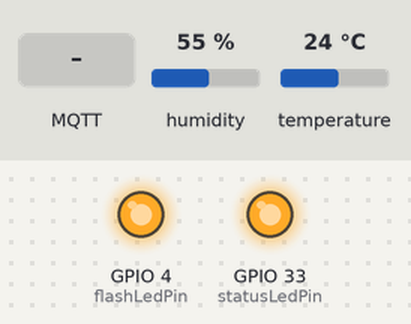
Bench run of a sketch on a simulated ESP32. Shown: output pins drawn as LEDs (lit = HIGH). The test bench sets the inputs (shaded band); at power-on: humidity 55 %, temperature 24 °C. WiFi joins after 1.5 s; servers stay silent unless stated; no MQTT or app messages arrive unless stated; what the sketch prints to the serial monitor is not drawn.

Above: at 5.2 s.
5.3 s: MQTT message "true" arrives on the first subscribed topic
At 6.3 s:
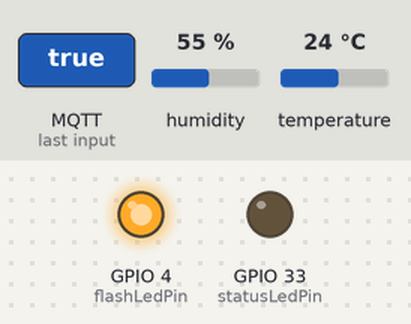
8.3 s: MQTT message "false" arrives on the first subscribed topic
At 8.6 s:
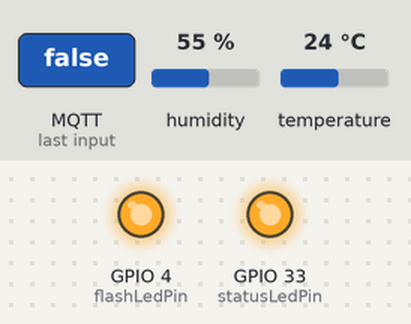
Timing chart, 0 to 11.3 s (numbered marks = the images above; inputs shaded):
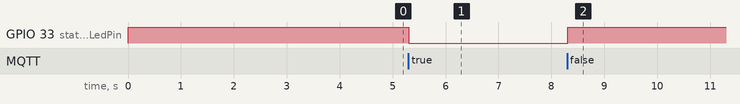

Measured:
- after the input at 5.3 s, GPIO 33 (statusLedPin): HIGH → LOW at once
- after the input at 8.3 s, GPIO 33 (statusLedPin): LOW → HIGH at once

The sketch:

sensorToMQTT.ino
```cpp
/*
 * Envio de datos de sensor DHT11 por MQTT
 *
 * Por: Víctor Estupiñán Álvarez
 * Fecha: 28/07/2021
 *
 * Componente     PinESP32CAM     Estados lógicos
 * ledStatus------GPIO 33---------On=>LOW, Off=>HIGH
 * ledFlash-------GPIO 4----------On=>HIGH, Off=>LOW
 *
 * Este programa envia los datos capturados por el sensor DHT11 a traves de internet. Los datos
 * son de temperatura y humedad, el envio lo realiza por medio del protocolo MQTT. Para poder
 * comprobar el funcionamiento de este programa, puede conectarse a un broker y usar NodeRed para
 * visualzar que la información se está recibiendo correctamente ó bien suscribirse a los temas
 * utilizados en este programa desde la Terminal. Este programa requiere un sensor DHT11, por lo
 * que es necesario instalar la biblioteca DHT sensor library para manipular los datos capturados
 * por el sensor de temperatura y humedad.
 */


//Bibliotecas
#include <WiFi.h>  // Biblioteca para el control de WiFi
#include <PubSubClient.h> //Biblioteca para conexion MQTT
#include "DHT.h"// Biblioteca para poder capturar las lecturas del sensor
#include "string.h" // Biblioteca para manipular strings
#include "iostream"

//Constantes DHT
#define DHTTYPE DHT11//Constante para el tipo de sensor DHT que se usará, en este caso el sensor a usar es DHT11
#define DHTPIN 14//Constante que define el pin que se utilizara en la ESP32CAM

//Objeto dht
DHT dht(DHTPIN, DHTTYPE);//Definicion de objeto tipo DHT con las constantes anteriores

//Datos de WiFi
const char* ssid = "**********";  // Aquí debes poner el nombre de tu red
const char* password = "**********";  // Aquí debes poner la contraseña de tu red

//Datos del broker MQTT
const char* mqtt_server = "127.0.0.1"; // Si estas en una red local, coloca la IP asignada, en caso contrario, coloca la IP publica
IPAddress server(127,0,0,1);

// Objetos
WiFiClient espClient; // Este objeto maneja los datos de conexion WiFi
PubSubClient client(espClient); // Este objeto maneja los datos de conexion al broker

// Variables
int flashLedPin = 4;  // Para indicar el estatus de conexión
int statusLedPin = 33; // Para ser controlado por MQTT
long timeNow, timeLast; // Variables de control de tiempo no bloqueante
int data = 0; // Contador
int wait = 5000;  // Indica la espera cada 5 segundos para envío de mensajes MQTT

// Inicialización del programa
void setup() {
  // Iniciar comunicación serial
  Serial.begin (115200);
  pinMode (flashLedPin, OUTPUT);
  pinMode (statusLedPin, OUTPUT);
  digitalWrite (flashLedPin, LOW);
  digitalWrite (statusLedPin, HIGH);

  Serial.println();
  Serial.println();
  Serial.print("Conectar a ");
  Serial.println(ssid);

  WiFi.begin(ssid, password); // Esta es la función que realiz la conexión a WiFi

  while (WiFi.status() != WL_CONNECTED) { // Este bucle espera a que se realice la conexión
    digitalWrite (flashLedPin, HIGH);
    delay(500); //dado que es de suma importancia esperar a la conexión, debe usarse espera bloqueante
    digitalWrite (flashLedPin, LOW);
    Serial.print(".");  // Indicador de progreso
    delay (5);
  }

  // Cuando se haya logrado la conexión, el programa avanzará, por lo tanto, puede informarse lo siguiente
  Serial.println();
  Serial.println("WiFi conectado");
  Serial.println("Direccion IP: ");
  Serial.println(WiFi.localIP());

  // Si se logro la conexión, encender led
  if (WiFi.status () > 0){
    digitalWrite (flashLedPin, HIGH);
  }

  delay (1000); // Esta espera es solo una formalidad antes de iniciar la comunicación con el broker

  // Conexión con el broker MQTT
  client.setServer(server, 1883); // Conectarse a la IP del broker en el puerto indicado
  client.setCallback(callback); // Activar función de CallBack, permite recibir mensajes MQTT y ejecutar funciones a partir de ellos
  delay(1500);  // Esta espera es preventiva, espera a la conexión para no perder información

  //Inicializacion del objeto DHT para las condiciones iniciales
  dht.begin();

  timeLast = millis (); // Inicia el control de tiempo
}// fin del void setup ()

// Cuerpo del programa, bucle principal
void loop() {
  //Verificar siempre que haya conexión al broker
  if (!client.connected()) {
    reconnect();  // En caso de que no haya conexión, ejecutar la función de reconexión, definida despues del void setup ()
  }// fin del if (!client.connected())
  client.loop(); // Esta función es muy importante, ejecuta de manera no bloqueante las funciones necesarias para la comunicación con el broker

  timeNow = millis(); // Control de tiempo para esperas no bloqueantes
  if (timeNow - timeLast > wait) { // Manda un mensaje por MQTT cada cinco segundos
    timeLast = timeNow; // Actualización de seguimiento de tiempo

    //Esta funcion del objeto dht permite realizar la lectura de la humedad
    float h = dht.readHumidity();//Leer la humedad

    //Esta funcion del objeto dht permite realizar la lectura de la temperatura
    float t = dht.readTemperature();//Leer temperatura en °C

    //Comprueba si ah habido un error de lectura
    if( isnan(h) || isnan(t) ){
      Serial.println("Ocurrio un error en la lectura");
      return;
    }

    //Se prepara el mensaje a enviar
    std::string msj = "Temperatura: " + std::to_string(t);
    client.publish("esp32/data/temperatura", msj.c_str());// Esta funcion publica los datos por MQTT, el primer parametro es el tema y el segundo parametro es el mensaje a enviar

    msj = "Humedad: " + std::to_string(h); // Se modifica la variable msj para que solo contenga la lectura de la Humedad
    client.publish("esp32/data/humedad", msj.c_str());// Se publica el valor de la humedad leida por el sensor DHT 11 al tema /esp32/data/humedad

  }// fin del if (timeNow - timeLast > wait)
}// fin del void loop ()

// Funciones de usuario

// Esta función permite tomar acciones en caso de que se reciba un mensaje correspondiente a un tema al cual se hará una suscripción
void callback(char* topic, byte* message, unsigned int length) {

  // Indicar por serial que llegó un mensaje
  Serial.print("Llegó un mensaje en el tema: ");
  Serial.print(topic);

  // Concatenar los mensajes recibidos para conformarlos como una varialbe String
  String messageTemp; // Se declara la variable en la cual se generará el mensaje completo
  for (int i = 0; i < length; i++) {  // Se imprime y concatena el mensaje
    Serial.print((char)message[i]);
    messageTemp += (char)message[i];
  }

  // Se comprueba que el mensaje se haya concatenado correctamente
  Serial.println();
  Serial.print ("Mensaje concatenado en una sola variable: ");
  Serial.println (messageTemp);

  // En esta parte puedes agregar las funciones que requieras para actuar segun lo necesites al recibir un mensaje MQTT

  // Ejemplo, en caso de recibir el mensaje true - false, se cambiará el estado del led soldado en la placa.
  // El ESP323CAM está suscrito al tema esp/output
  if (String(topic) == "esp32/output") {  // En caso de recibirse mensaje en el tema esp32/output
    if(messageTemp == "true"){
      Serial.println("Led encendido");
      digitalWrite(statusLedPin, LOW);
    }// fin del if (String(topic) == "esp32/output")
    else if(messageTemp == "false"){
      Serial.println("Led apagado");
      digitalWrite(statusLedPin, HIGH);
    }// fin del else if(messageTemp == "false")
  }// fin del if (String(topic) == "esp32/output")
}// fin del void callback

// Función para reconectarse
void reconnect() {
  // Bucle hasta lograr conexión
  while (!client.connected()) { // Pregunta si hay conexión
    Serial.print("Tratando de contectarse...");
    // Intentar reconexión
    if (client.connect("ESP32CAMClient")) { //Pregunta por el resultado del intento de conexión
      Serial.println("Conectado");
      client.subscribe("esp32/output"); // Esta función realiza la suscripción al tema
    }// fin del  if (client.connect("ESP32CAMClient"))
    else {  //en caso de que la conexión no se logre
      Serial.print("Conexion fallida, Error rc=");
      Serial.print(client.state()); // Muestra el codigo de error
      Serial.println(" Volviendo a intentar en 5 segundos");
      // Espera de 5 segundos bloqueante
      delay(5000);
      Serial.println (client.connected ()); // Muestra estatus de conexión
    }// fin del else
  }// fin del bucle while (!client.connected())
}// fin de void reconnect(
```
